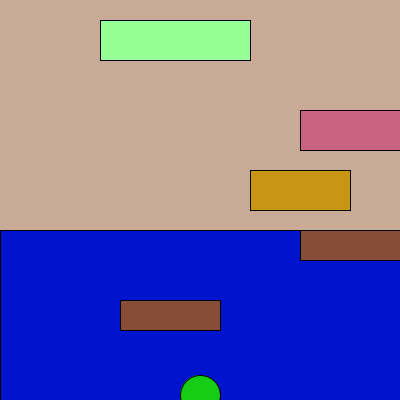
Frame 1 (no input)
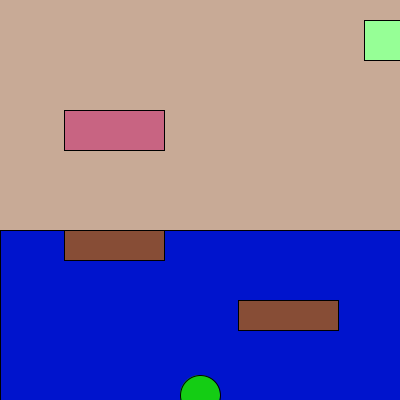
Frame 60 (the mouse pressed at the canvas centre just before this capture)
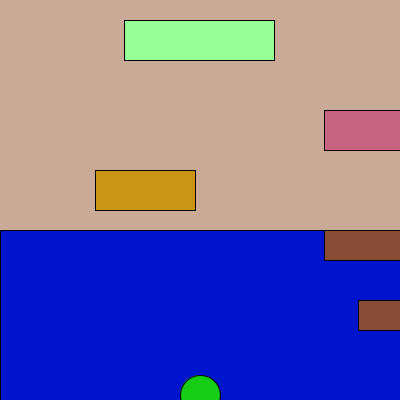
Frame 120 (the mouse held since frame 60 and released just before this capture)

The Processing sketch that drew these frames (run headless with seeded random() and noise(); from frame 60 on, the mouse is pressed at the canvas centre):

// Processing sketch: Frogger
// ── Frogger.pde
int frogx=200;
  int frogy=395;
  int logheight=30;
  Car first=new Car(100, 20, 150, 4);
  Car second=new Car(300,110, 100, 4);
  Car third=new Car(250,170, 100,3);
  Car log1=new Car(120,300,100,2);
  Car log2= new Car(300, 230, 100, 4);
void setup(){

 size(400,400);
  
}


void draw(){
  background(200,170,150);
  fill(0,20,205);
  rect(0,230,400,200);
  fill(20,205,20);
  ellipse(frogx,frogy,40,40);
  barrier();
  victory();
  first.display();
  second.display2();
  third.display3();
  log1.display4log();
  log2.display4log();
  first.moveleft();
  second.moveleft();
  third.moveright();
  log1.moveright();
  log2.moveleft();
  if(intersects(first)==true){
    frogx=200;
    frogy=395;
  }
  if(intersects(second)==true){
    frogx=200;
    frogy=395;
  }
  if(intersects(third)==true){
    frogx=200;
    frogy=395;
  }
  if(intersects(log1)==true){
    frogx=200;
    frogy=395;
  }
  if(intersects(log2)==true){
    frogx=200;
    frogy=395;
  }

}

void keyPressed()
{
      if(key == CODED){
            if(keyCode == UP)
            {
             frogy-=8;     
              //Frog Y position goes up
            }
            else if(keyCode == DOWN)
            {
              frogy+=8;    
              //Frog Y position goes down 
            }
            else if(keyCode == RIGHT)
            {
             frogx+=8;    
              //Frog X position goes right
            }
            else if(keyCode == LEFT)
            {
              frogx-=8;    
              //Frog X position goes left
            }
      }
}
void barrier(){
  if(frogx<=0){
   frogx=5; 
  }
 if(frogx>=400){
  frogx=395; 
 }
 if(frogy>=400){
  frogy=395; 
 }
}
void victory(){
 if(frogy<=0){
  println("Victory!");
  frogy=5;
 }
}
boolean intersects(Car car) {
      if ((frogy > car.getY() && frogy < car.getY()+55) && (frogx > car.getX() && frogx < car.getX()+car.getSize()))
      {
             return true;
      }
      else 
      {
             return false;
      }
}
class Car{
  int carx=0;
  int cary=0;
  int size=0;
  int speed=0;
  void display() 
{
      fill(150,255,150);
      rect(carx , cary, size, 40);
}
void display2()
{
 fill(200,100,130);
 rect(carx, cary, size, 40);
}
void display3()
{
 fill(200,150,20);
 rect(carx, cary, size, 40);
}
void display4log()
{
 fill(135,77,54);
 rect(carx, cary, size, logheight);
}
void moveleft(){
  carx-=speed;
  if(carx<=-100){
  carx=400;
  }
}
  Car(int carx, int cary, int size, int speed){
    this.carx=carx;
    this.cary=cary;
    this.size=size;
    this.speed=speed;
  }
  void moveright(){
  carx+=speed;
  if(carx>=500){
  carx=-10;
  }
}
int getX(){
  return carx;
}
int getY(){
  return cary;
}
int getSize(){
  return size;
}

}
